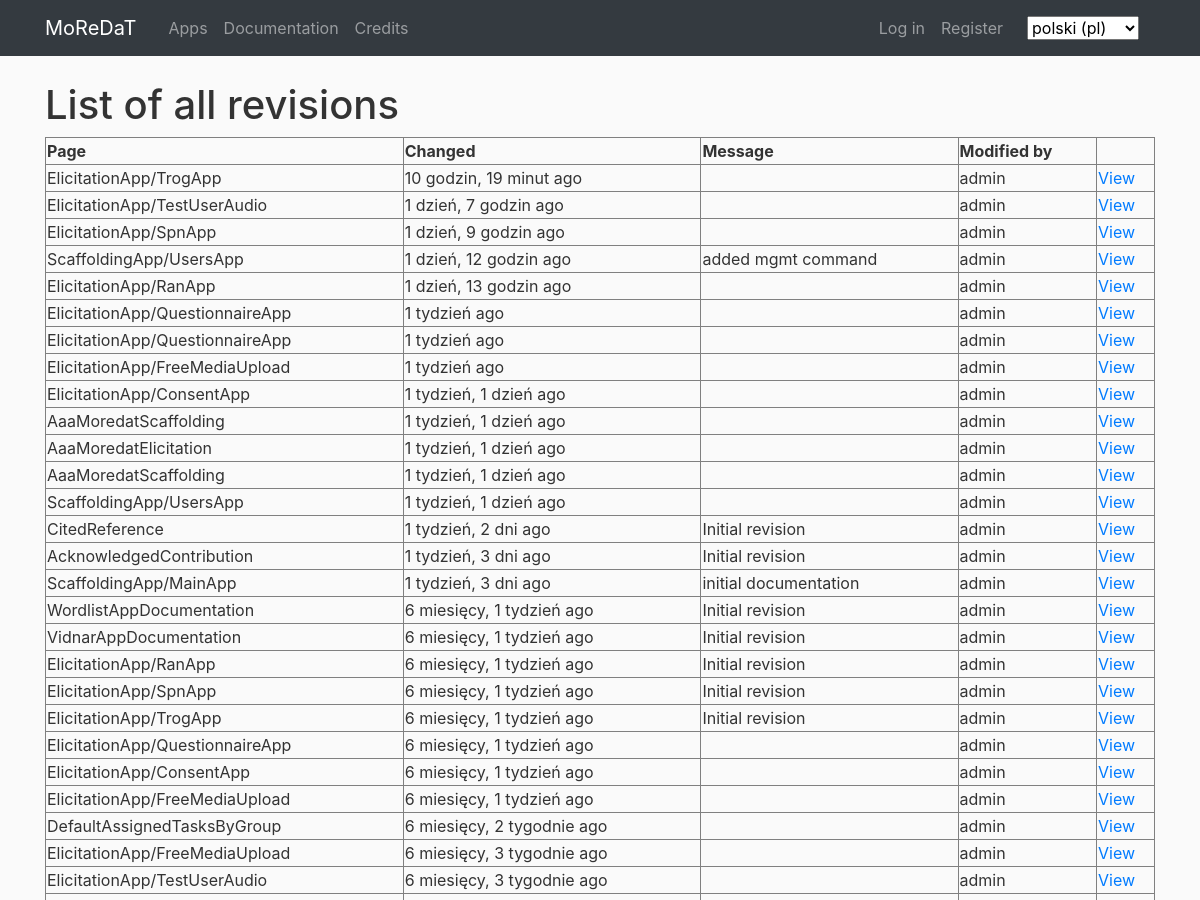
Before: /pl/documentation/history/ (upper part) with the older database file.
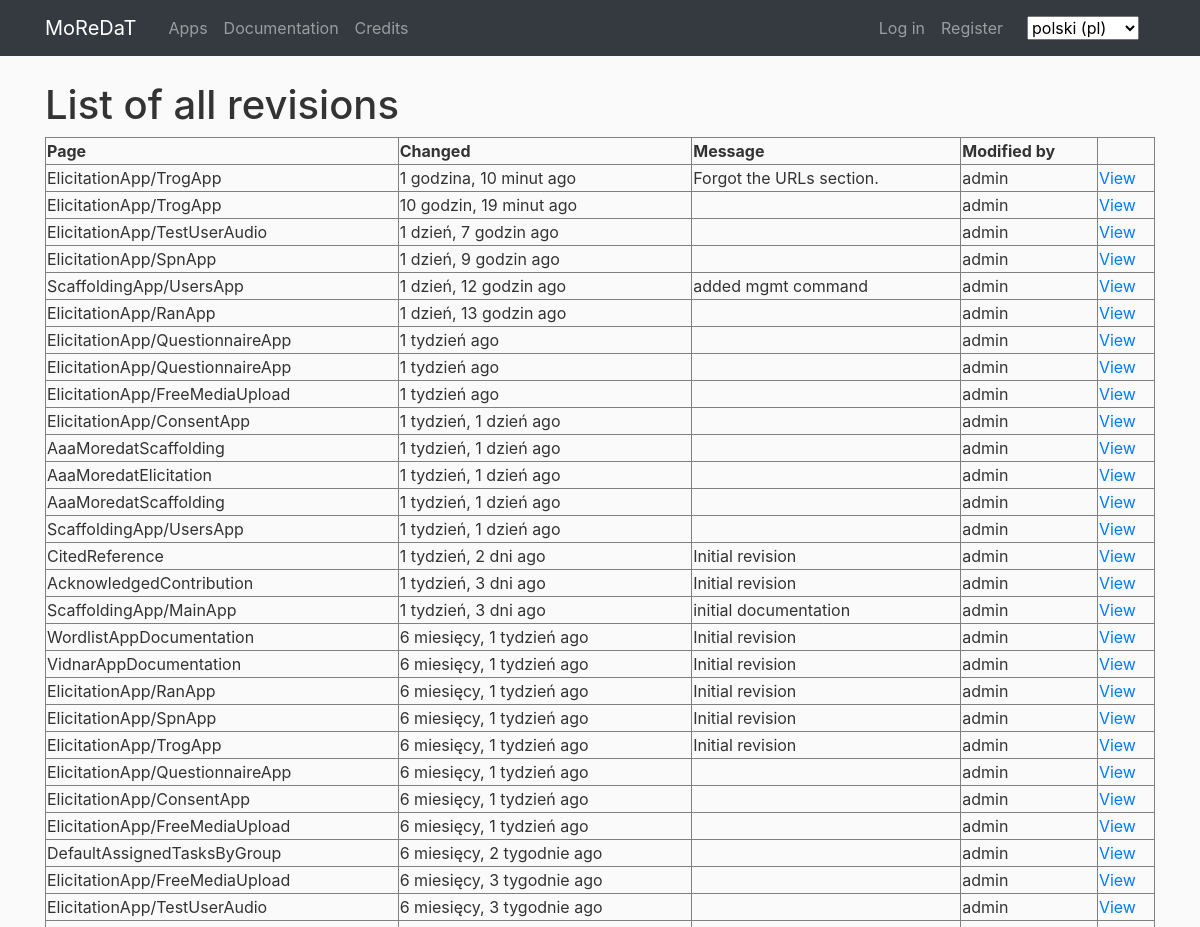
After: the same page with the newer database file.
### documentation/models.py (models this page shows, shortened)
class Revision(models.Model):
    page = models.ForeignKey(
        WikiPage, related_name='revisions', on_delete=models.CASCADE
    )
    content = models.TextField(_('content'))
    message = models.TextField(_('change message'), blank=True)
    creator = models.ForeignKey(
        settings.AUTH_USER_MODEL,
        blank=True,
        null=True,
        related_name='documentation_revisions',
        on_delete=models.CASCADE,
    )
    creator_ip = models.GenericIPAddressField(_('creator ip'))
    created = models.DateTimeField(_('created'), auto_now_add=True)
    modified = models.DateTimeField(_('modified'), auto_now=True)
    class Meta:
        verbose_name = _("Revision")
        verbose_name_plural = _("Revisions")
        ordering = ['-modified']
        get_latest_by = 'modified'

class WikiPage(models.Model):
    slug = models.CharField(_('slug'), max_length=255)
    title = models.CharField(_('title'), max_length=510)
    created = models.DateTimeField(_('created'), auto_now_add=True)
    modified = models.DateTimeField(_('modified'), auto_now=True)
    class Meta:
        verbose_name = _("Wiki page")
        verbose_name_plural = _("Wiki pages")
        ordering = ['slug']

### documentation/views.py (the view)
def revision_list(
    request, template_name='documentation/revision_list.html', extra_context=None
):
    revision_list = Revision.objects.all()
    template_context = {'revision_list': revision_list}
    template_context.update(extra_context or {})
    return render(request, template_name, template_context)

### main/templatetags/main_custom_tags.py (called while the page is built)
@register.filter
def custom_redir_lang(url_fullpath):
	ls_urls = url_fullpath.split('/')
	del ls_urls[1]
	return '/'.join(ls_urls)

### documentation/templates/documentation/revision_list.html (shortened to what this page needs)
{% extends "main/main-base.html" %}
{% load i18n %}
{% block content %}
<div class="col-lg-12 col-md-12">
	<h1>{% trans "List of all revisions" %}</h1>
	<table class="history" border="1">
	<tr>
        <th>{% trans "Page" %}</th>
        <th>{% trans "Changed" %}</th>
        <th>{% trans "Message" %}</th>
        <th>{% trans "Modified by" %}</th>
		<th>&nbsp;</th>
	</tr>
	{% for rev in revision_list %}
	<tr>
		<td>{{ rev.page.slug }}</td>
		<td class="modifed">{{ rev.modified|timesince }} ago</td>
		<td class="message">{{ rev.message }}</td>
		<td class="creator">{{ rev.creator.username }}</td>
		<td class="options">
			<a href="{% url 'documentation_page' slug=rev.page.slug rev_id=rev.pk %}">{% trans "View" %}</a>
		</td>
	</tr>
	{% endfor %}
	</table>
</div>
{% endblock %}

Changed rows visible on the page:
added Revision: page.slug "ElicitationApp/TrogApp", modified "1 godzina, 10 minut", message "Forgot the URLs section.", creator.username "admin"
